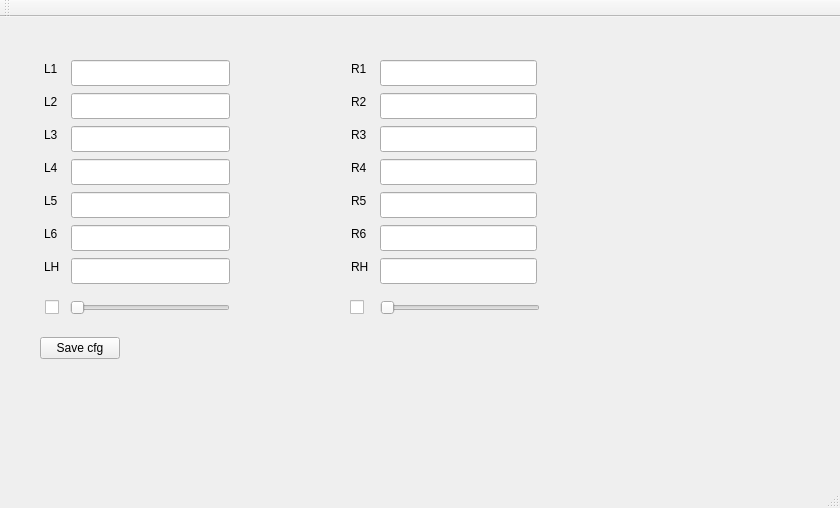
<?xml version="1.0" encoding="UTF-8"?>
<ui version="4.0">
 <class>MainWindow</class>
 <widget class="QMainWindow" name="MainWindow">
  <property name="geometry">
   <rect>
    <x>0</x>
    <y>0</y>
    <width>840</width>
    <height>508</height>
   </rect>
  </property>
  <property name="windowTitle">
   <string>MainWindow</string>
  </property>
  <widget class="QWidget" name="centralWidget">
   <widget class="QLineEdit" name="lineEdit_l4">
    <property name="geometry">
     <rect>
      <x>71</x>
      <y>142</y>
      <width>159</width>
      <height>26</height>
     </rect>
    </property>
   </widget>
   <widget class="QLabel" name="label_2">
    <property name="geometry">
     <rect>
      <x>44</x>
      <y>76</y>
      <width>18</width>
      <height>18</height>
     </rect>
    </property>
    <property name="text">
     <string>L2</string>
    </property>
   </widget>
   <widget class="QLineEdit" name="lineEdit_l3">
    <property name="geometry">
     <rect>
      <x>71</x>
      <y>109</y>
      <width>159</width>
      <height>26</height>
     </rect>
    </property>
   </widget>
   <widget class="QLabel" name="label_7">
    <property name="geometry">
     <rect>
      <x>44</x>
      <y>241</y>
      <width>20</width>
      <height>18</height>
     </rect>
    </property>
    <property name="text">
     <string>LH</string>
    </property>
   </widget>
   <widget class="QLineEdit" name="lineEdit_l2">
    <property name="geometry">
     <rect>
      <x>71</x>
      <y>76</y>
      <width>159</width>
      <height>26</height>
     </rect>
    </property>
   </widget>
   <widget class="QLineEdit" name="lineEdit_lh">
    <property name="geometry">
     <rect>
      <x>71</x>
      <y>241</y>
      <width>159</width>
      <height>26</height>
     </rect>
    </property>
   </widget>
   <widget class="QLabel" name="label_6">
    <property name="geometry">
     <rect>
      <x>44</x>
      <y>208</y>
      <width>18</width>
      <height>18</height>
     </rect>
    </property>
    <property name="text">
     <string>L6</string>
    </property>
   </widget>
   <widget class="QLabel" name="label_4">
    <property name="geometry">
     <rect>
      <x>44</x>
      <y>142</y>
      <width>18</width>
      <height>18</height>
     </rect>
    </property>
    <property name="text">
     <string>L4</string>
    </property>
   </widget>
   <widget class="QLineEdit" name="lineEdit_l1">
    <property name="geometry">
     <rect>
      <x>71</x>
      <y>43</y>
      <width>159</width>
      <height>26</height>
     </rect>
    </property>
   </widget>
   <widget class="QLineEdit" name="lineEdit_l5">
    <property name="geometry">
     <rect>
      <x>71</x>
      <y>175</y>
      <width>159</width>
      <height>26</height>
     </rect>
    </property>
   </widget>
   <widget class="QLineEdit" name="lineEdit_l6">
    <property name="geometry">
     <rect>
      <x>71</x>
      <y>208</y>
      <width>159</width>
      <height>26</height>
     </rect>
    </property>
   </widget>
   <widget class="QLabel" name="label_5">
    <property name="geometry">
     <rect>
      <x>44</x>
      <y>175</y>
      <width>18</width>
      <height>18</height>
     </rect>
    </property>
    <property name="text">
     <string>L5</string>
    </property>
   </widget>
   <widget class="QLabel" name="label_3">
    <property name="geometry">
     <rect>
      <x>44</x>
      <y>109</y>
      <width>18</width>
      <height>18</height>
     </rect>
    </property>
    <property name="text">
     <string>L3</string>
    </property>
   </widget>
   <widget class="QLabel" name="label">
    <property name="geometry">
     <rect>
      <x>44</x>
      <y>43</y>
      <width>18</width>
      <height>18</height>
     </rect>
    </property>
    <property name="text">
     <string>L1</string>
    </property>
   </widget>
   <widget class="QLineEdit" name="lineEdit_r5">
    <property name="geometry">
     <rect>
      <x>380</x>
      <y>175</y>
      <width>157</width>
      <height>26</height>
     </rect>
    </property>
   </widget>
   <widget class="QLineEdit" name="lineEdit_r4">
    <property name="geometry">
     <rect>
      <x>380</x>
      <y>142</y>
      <width>157</width>
      <height>26</height>
     </rect>
    </property>
   </widget>
   <widget class="QLabel" name="label_12">
    <property name="geometry">
     <rect>
      <x>351</x>
      <y>175</y>
      <width>20</width>
      <height>18</height>
     </rect>
    </property>
    <property name="text">
     <string>R5</string>
    </property>
   </widget>
   <widget class="QLineEdit" name="lineEdit_r1">
    <property name="geometry">
     <rect>
      <x>380</x>
      <y>43</y>
      <width>157</width>
      <height>26</height>
     </rect>
    </property>
   </widget>
   <widget class="QLineEdit" name="lineEdit_r2">
    <property name="geometry">
     <rect>
      <x>380</x>
      <y>76</y>
      <width>157</width>
      <height>26</height>
     </rect>
    </property>
   </widget>
   <widget class="QLineEdit" name="lineEdit_r3">
    <property name="geometry">
     <rect>
      <x>380</x>
      <y>109</y>
      <width>157</width>
      <height>26</height>
     </rect>
    </property>
   </widget>
   <widget class="QLabel" name="label_11">
    <property name="geometry">
     <rect>
      <x>351</x>
      <y>142</y>
      <width>20</width>
      <height>18</height>
     </rect>
    </property>
    <property name="text">
     <string>R4</string>
    </property>
   </widget>
   <widget class="QLineEdit" name="lineEdit_rh">
    <property name="geometry">
     <rect>
      <x>380</x>
      <y>241</y>
      <width>157</width>
      <height>26</height>
     </rect>
    </property>
   </widget>
   <widget class="QLabel" name="label_10">
    <property name="geometry">
     <rect>
      <x>351</x>
      <y>109</y>
      <width>20</width>
      <height>18</height>
     </rect>
    </property>
    <property name="text">
     <string>R3</string>
    </property>
   </widget>
   <widget class="QLabel" name="label_9">
    <property name="geometry">
     <rect>
      <x>351</x>
      <y>76</y>
      <width>20</width>
      <height>18</height>
     </rect>
    </property>
    <property name="text">
     <string>R2</string>
    </property>
   </widget>
   <widget class="QLabel" name="label_8">
    <property name="geometry">
     <rect>
      <x>351</x>
      <y>43</y>
      <width>20</width>
      <height>18</height>
     </rect>
    </property>
    <property name="text">
     <string>R1</string>
    </property>
   </widget>
   <widget class="QLineEdit" name="lineEdit_r6">
    <property name="geometry">
     <rect>
      <x>380</x>
      <y>208</y>
      <width>157</width>
      <height>26</height>
     </rect>
    </property>
   </widget>
   <widget class="QLabel" name="label_13">
    <property name="geometry">
     <rect>
      <x>351</x>
      <y>208</y>
      <width>20</width>
      <height>18</height>
     </rect>
    </property>
    <property name="text">
     <string>R6</string>
    </property>
   </widget>
   <widget class="QLabel" name="label_14">
    <property name="geometry">
     <rect>
      <x>351</x>
      <y>241</y>
      <width>22</width>
      <height>18</height>
     </rect>
    </property>
    <property name="text">
     <string>RH</string>
    </property>
   </widget>
   <widget class="QCheckBox" name="cb_LH">
    <property name="geometry">
     <rect>
      <x>45</x>
      <y>280</y>
      <width>16</width>
      <height>20</height>
     </rect>
    </property>
    <property name="text">
     <string/>
    </property>
   </widget>
   <widget class="QCheckBox" name="cb_RH">
    <property name="geometry">
     <rect>
      <x>350</x>
      <y>280</y>
      <width>16</width>
      <height>20</height>
     </rect>
    </property>
    <property name="text">
     <string/>
    </property>
   </widget>
   <widget class="QSlider" name="sld_LH">
    <property name="enabled">
     <bool>false</bool>
    </property>
    <property name="geometry">
     <rect>
      <x>70</x>
      <y>283</y>
      <width>160</width>
      <height>16</height>
     </rect>
    </property>
    <property name="orientation">
     <enum>Qt::Horizontal</enum>
    </property>
   </widget>
   <widget class="QSlider" name="sld_RH">
    <property name="enabled">
     <bool>false</bool>
    </property>
    <property name="geometry">
     <rect>
      <x>380</x>
      <y>283</y>
      <width>160</width>
      <height>16</height>
     </rect>
    </property>
    <property name="orientation">
     <enum>Qt::Horizontal</enum>
    </property>
   </widget>
   <widget class="QPushButton" name="pb_save_cfg">
    <property name="geometry">
     <rect>
      <x>40</x>
      <y>320</y>
      <width>80</width>
      <height>22</height>
     </rect>
    </property>
    <property name="text">
     <string>Save cfg</string>
    </property>
   </widget>
  </widget>
  <widget class="QMenuBar" name="menuBar">
   <property name="geometry">
    <rect>
     <x>0</x>
     <y>0</y>
     <width>840</width>
     <height>19</height>
    </rect>
   </property>
  </widget>
  <widget class="QToolBar" name="mainToolBar">
   <attribute name="toolBarArea">
    <enum>TopToolBarArea</enum>
   </attribute>
   <attribute name="toolBarBreak">
    <bool>false</bool>
   </attribute>
  </widget>
  <widget class="QStatusBar" name="statusBar"/>
 </widget>
 <layoutdefault spacing="6" margin="11"/>
 <resources/>
 <connections>
  <connection>
   <sender>cb_LH</sender>
   <signal>clicked(bool)</signal>
   <receiver>sld_LH</receiver>
   <slot>setEnabled(bool)</slot>
   <hints>
    <hint type="sourcelabel">
     <x>49</x>
     <y>327</y>
    </hint>
    <hint type="destinationlabel">
     <x>80</x>
     <y>326</y>
    </hint>
   </hints>
  </connection>
  <connection>
   <sender>cb_RH</sender>
   <signal>clicked(bool)</signal>
   <receiver>sld_RH</receiver>
   <slot>setEnabled(bool)</slot>
   <hints>
    <hint type="sourcelabel">
     <x>364</x>
     <y>328</y>
    </hint>
    <hint type="destinationlabel">
     <x>392</x>
     <y>327</y>
    </hint>
   </hints>
  </connection>
 </connections>
</ui>
